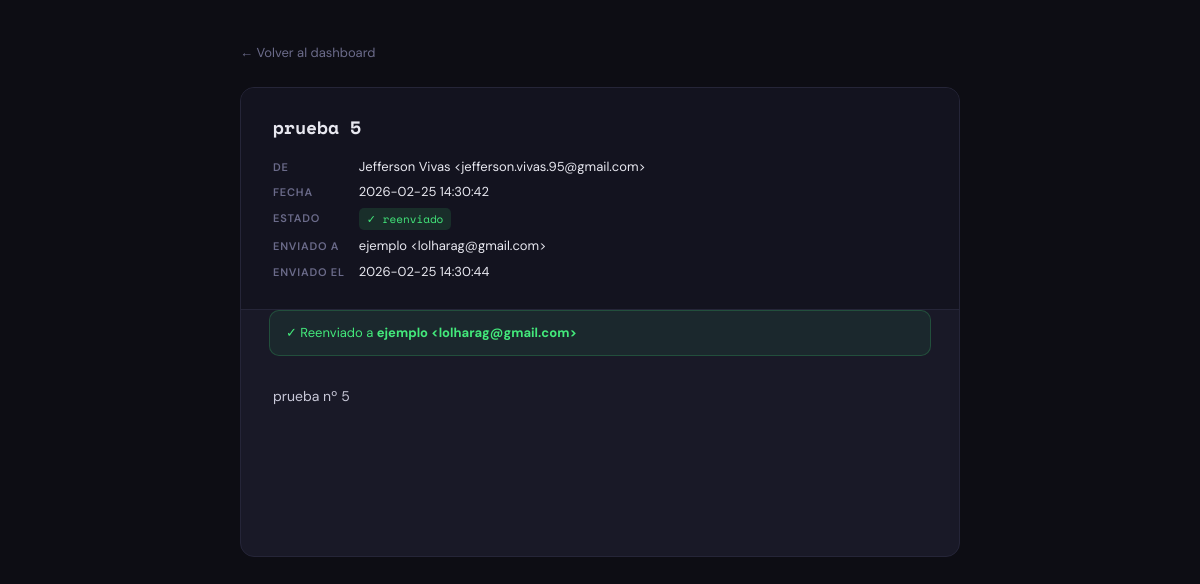
The page /email/89 on the database its author committed.
### tables this page shows
CREATE TABLE emails (
            id            INTEGER PRIMARY KEY AUTOINCREMENT,
            uid           TEXT UNIQUE,
            sender        TEXT,
            subject       TEXT,
            date_received TEXT,
            body          TEXT,
            forwarded_to  TEXT,
            forwarded_at  TEXT,
            status        TEXT DEFAULT 'pending'
        );

### routes/dashboard.py (the view)
@dashboard_bp.route("/email/<int:eid>")
def email_detail(eid):
    from models.database import get_email_by_id
    em = get_email_by_id(eid)
    if not em:
        return "No encontrado", 404
    return render_template("email_detail.html", email=em)

### models/database.py (called while the page is built)
def get_db() -> sqlite3.Connection:
    conn = sqlite3.connect(DB_FILE)
    conn.row_factory = sqlite3.Row
    return conn

def get_email_by_id(eid: int) -> dict | None:
    conn = get_db()
    row = conn.execute("SELECT * FROM emails WHERE id=?", (eid,)).fetchone()
    conn.close()
    return dict(row) if row else None

### templates/email_detail.html
{% extends "base.html" %} {% block title %}Correo — MailRouter{% endblock %} {%
block body %}
<div style="padding: 40px; max-width: 800px; margin: 0 auto">
  <a href="/" class="back-btn">← Volver al dashboard</a>
  <div class="panel">
    <div class="email-header">
      <div class="email-subject-line">
        {{ email.subject or '(sin asunto)' }}
      </div>
      <div class="meta-grid">
        <div class="meta-label">De</div>
        <div class="meta-value">{{ email.sender }}</div>
        <div class="meta-label">Fecha</div>
        <div class="meta-value">
          {{ email.date_received[:19].replace('T', ' ') if email.date_received
          else '—' }}
        </div>
        <div class="meta-label">Estado</div>
        <div class="meta-value">
          <span class="tag tag-{{ email.status }}">
            {% if email.status == 'forwarded' %}✓ reenviado {% elif email.status
            == 'pending' %}⏳ pendiente {% elif email.status == 'error' %}✕
            error {% else %}— sin destinatarios{% endif %}
          </span>
        </div>
        {% if email.forwarded_to %}
        <div class="meta-label">Enviado a</div>
        <div class="meta-value">{{ email.forwarded_to }}</div>
        {% endif %} {% if email.forwarded_at %}
        <div class="meta-label">Enviado el</div>
        <div class="meta-value">
          {{ email.forwarded_at[:19].replace('T',' ') }}
        </div>
        {% endif %}
      </div>
    </div>
    {% if email.forwarded_to %}
    <div
      style="
        margin: 0 28px 0;
        padding: 12px 16px;
        background: rgba(67, 233, 123, 0.07);
        border: 1px solid rgba(67, 233, 123, 0.2);
        border-radius: 10px;
        font-size: 13px;
        color: #43e97b;
      "
    >
      ✓ Reenviado a <strong>{{ email.forwarded_to }}</strong>
    </div>
    {% endif %}
    <div class="email-body">{{ email.body or '(sin contenido)' }}</div>
  </div>
</div>
{% endblock %}

### static/css/main.css (style rules this page uses)
:root { --bg: #0d0d14; --surface: #13131f; --card: #191927; --border: #252538; --accent: #6c63ff; --accent2: #ff6584; --text: #e8e8f0; --muted: #6b6b8a; --success: #43e97b; --error: #ff6584; --warning: #f7b731; }
* { box-sizing: border-box; margin: 0; padding: 0; }
body { font-family: "DM Sans", sans-serif; background: var(--bg); color: var(--text); min-height: 100vh; line-height: 1.5; }
a { color: var(--accent); text-decoration: none; }
.panel { background: var(--card); border: 1px solid var(--border); border-radius: 14px; overflow: hidden; margin-bottom: 20px; }
.tag { display: inline-flex; align-items: center; padding: 3px 8px; border-radius: 5px; font-size: 11px; font-weight: 500; font-family: "Space Mono", monospace; white-space: nowrap; }
.tag-forwarded { background: rgba(67, 233, 123, 0.12); color: var(--success); }
.back-btn { display: inline-flex; align-items: center; gap: 8px; color: var(--muted); font-size: 13px; margin-bottom: 24px; transition: color 0.15s; text-decoration: none; }
.email-header { padding: 28px 32px; border-bottom: 1px solid var(--border); background: var(--surface); }
.email-subject-line { font-family: "Space Mono", monospace; font-size: 18px; font-weight: 700; margin-bottom: 18px; line-height: 1.3; }
.meta-grid { display: grid; grid-template-columns: auto 1fr; gap: 6px 14px; font-size: 13px; }
.meta-label { color: var(--muted); font-weight: 600; font-size: 11px; text-transform: uppercase; letter-spacing: 0.8px; padding-top: 2px; }
.email-body { padding: 28px 32px; font-size: 14px; line-height: 1.8; color: #c8c8d8; white-space: pre-wrap; min-height: 200px; }

### rows shown on the page
emails: subject "prueba 5", sender "Jefferson Vivas <jefferson.vivas.95@gmail.com>", date_received "2026-02-25 14:30:42", forwarded_to "ejemplo <lolharag@gmail.com>", forwarded_at "2026-02-25 14:30:44", body "prueba nº 5"
